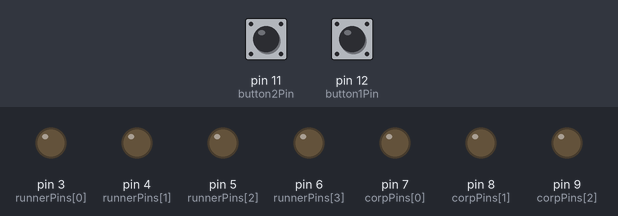
Bench run of a sketch on a simulated Arduino Uno, built with avr-gcc and run on an emulated ATmega328P. Parts: output pins drawn as LEDs (lit = HIGH). Dashed ring = blinking. Inputs (shaded band) come from the test bench; at power-on: pin 11 (button2Pin) HIGH, pin 12 (button1Pin) HIGH.

Above: at 1.2 s.
1.3 s: pin 11 (button2Pin) pulled LOW for 1 s
At 2.9 s:
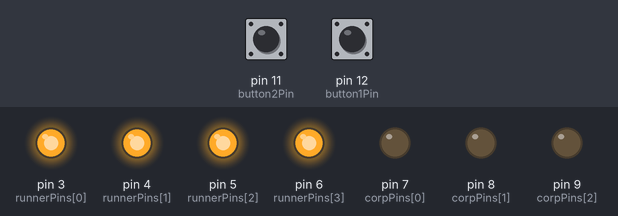
3.8 s: pin 12 (button1Pin) pulled LOW for 3.2 s
At 7.1 s:
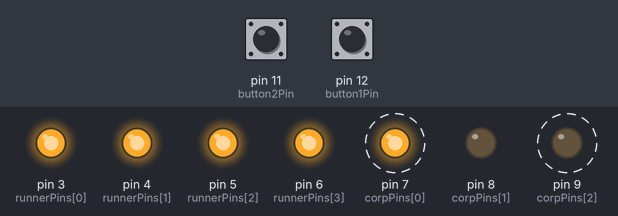
8.5 s: pin 11 (button2Pin) pulled LOW for 0.15 s
At 9.6 s:
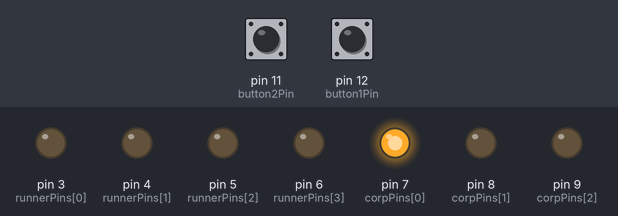
10.1 s: pin 12 (button1Pin) pulled LOW for 0.15 s
At 10.8 s:
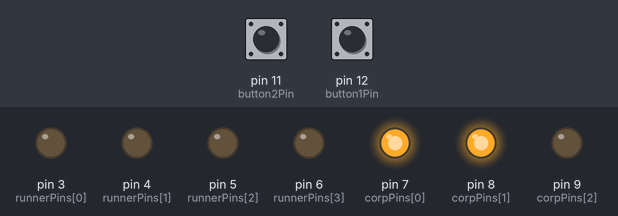
11.7 s: pin 12 (button1Pin) pulled LOW for 1 s
At 11.82 s:
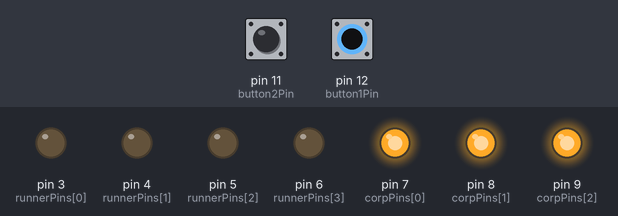
14.2 s: pin 11 (button2Pin) pulled LOW for 0.15 s
At 15.1 s:
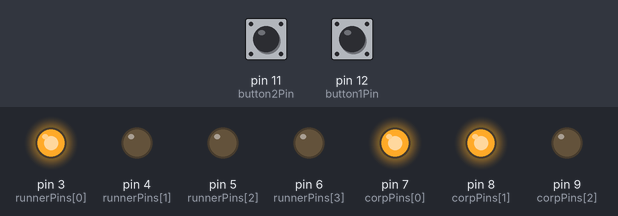
Timing chart, 0 to 16.8 s (numbered marks = the images above; inputs shaded):
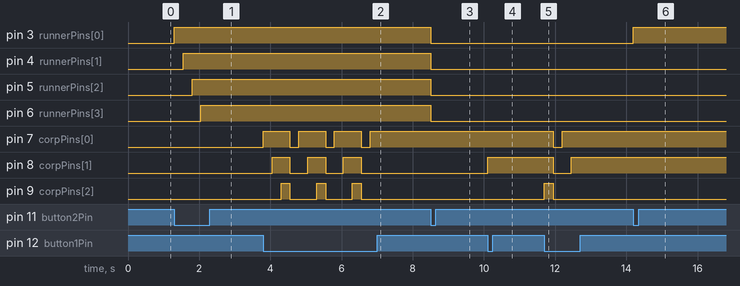

The sketch:

click_tracker.ino
```cpp
const int button1Pin = 12;
const int button2Pin = 11;

const int corpPins[] = {7,8,9};
const int runnerPins[] = {3,4,5,6};

int litCorpPins = 0, litRunnerPins = 0;

void setup()
{
  int index;

  pinMode(button1Pin, INPUT);
  pinMode(button2Pin, INPUT);

  for(index = 0; index < 3; index++)
  {
    pinMode(corpPins[index], OUTPUT);
  }

  for(index = 0; index < 4; index++)
  {
    pinMode(runnerPins[index], OUTPUT);
  }

}


void loop()
{
  int button1State, button2State, index;

  button1State = digitalRead(button1Pin);
  button2State = digitalRead(button2Pin);


  if (button1State == LOW )
  {
    if (litCorpPins < 3)
    {
      litCorpPins = litCorpPins + 1;
      for(index = litCorpPins; index != 0; index--)
      {
        digitalWrite(corpPins[index-1], HIGH);
      }
    } else {
      litCorpPins = 0;
      for(index = 0; index < 4; index ++)
      {
        digitalWrite(corpPins[index], LOW);
      }
    }
    delay(250);
  }

  if (button2State == LOW )
  {
    if (litRunnerPins < 4)
    {
      litRunnerPins = litRunnerPins + 1;
      for(index = litRunnerPins; index != 0; index--)
      {
        digitalWrite(runnerPins[index-1], HIGH);
      }
    } else {
      litRunnerPins = 0;
      for(index = 0; index < 4; index ++)
      {
        digitalWrite(runnerPins[index], LOW);
      }
    }
    delay(250);
  }

}
```

Measured:
- after the input at 1.3 s, pin 3 (runnerPins[0]): LOW → HIGH at once; pin 4 (runnerPins[1]): LOW → HIGH after 0.25 s; pin 5 (runnerPins[2]): LOW → HIGH after 0.50 s; pin 6 (runnerPins[3]): LOW → HIGH after 0.75 s
- after the input at 3.8 s, pin 7 (corpPins[0]): alternates HIGH for 0.75 s and LOW for 0.25 s, 7 changes in all, then stays HIGH, starting at once; pin 8 (corpPins[1]): alternates HIGH for 0.50 s and LOW for 0.50 s, 6 changes in all, then stays LOW, starting after 0.25 s
- after the input at 8.5 s, pin 3 (runnerPins[0]), pin 4 (runnerPins[1]), pin 5 (runnerPins[2]), pin 6 (runnerPins[3]): HIGH → LOW at once
- after the input at 10.1 s, pin 8 (corpPins[1]): LOW → HIGH at once
- after the input at 11.7 s, pin 7 (corpPins[0]): HIGH → LOW after 0.25 s, → HIGH 0.25 s later; pin 8 (corpPins[1]): HIGH → LOW after 0.25 s, → HIGH 0.50 s later; pin 9 (corpPins[2]): LOW → HIGH at once, → LOW 0.25 s later
- after the input at 14.2 s, pin 3 (runnerPins[0]): LOW → HIGH at once
